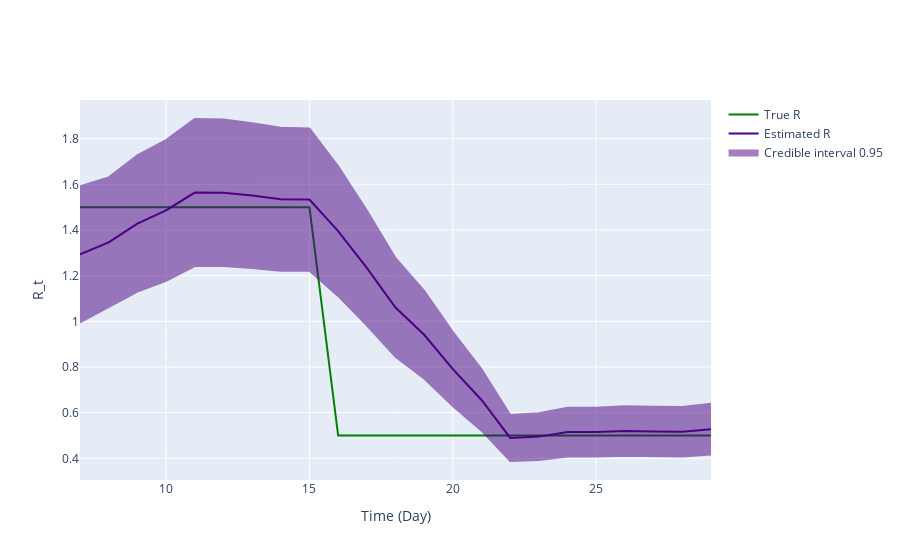

Source (notebook cell):
### Code cell
fig = ReproductionNumberPlot()

fig.add_ground_truth_rt(ground_truth)
fig.add_interval_rt(interval2)

fig.update_labels(time_label='Time (Day)', r_label='R_t')

fig.show_figure()

### Figure 1 — Plotly figure (JSON) as saved in the notebook; plotly's stock layout.template omitted (floating-point values rounded to 4 significant figures)
{"data": [{"line": {"color": "green"}, "mode": "lines", "name": "True R", "type": "scatter", "x": [7, 8, 9, 10, 11, 12, 13, 14, 15, 16, 17, 18, 19, 20, 21, 22, 23, 24, 25, 26, 27, 28, 29], "y": [1.5, 1.5, 1.5, 1.5, 1.5, 1.5, 1.5, 1.5, 1.5, 0.5, 0.5, 0.5, 0.5, 0.5, 0.5, 0.5, 0.5, 0.5, 0.5, 0.5, 0.5, 0.5, 0.5]}, {"line": {"color": "indigo"}, "mode": "lines", "name": "Estimated R", "type": "scatter", "x": [7, 8, 9, 10, 11, 12, 13, 14, 15, 16, 17, 18, 19, 20, 21, 22, 23, 24, 25, 26, 27, 28, 29], "y": [1.293, 1.346, 1.428, 1.486, 1.564, 1.563, 1.551, 1.534, 1.533, 1.395, 1.234, 1.06, 0.9411, 0.7909, 0.6555, 0.4892, 0.4951, 0.515, 0.5149, 0.5199, 0.5176, 0.5162, 0.5278]}, {"fill": "toself", "fillcolor": "indigo", "line": {"color": "indigo"}, "mode": "lines", "name": "Credible interval 0.95", "opacity": 0.5, "type": "scatter", "x": [7, 8, 9, 10, 11, 12, 13, 14, 15, 16, 17, 18, 19, 20, 21, 22, 23, 24, 25, 26, 27, 28, 29, 29, 28, 27, 26, 25, 24, 23, 22, 21, 20, 19, 18, 17, 16, 15, 14, 13, 12, 11, 10, 9, 8, 7], "y": [1.591, 1.63, 1.726, 1.794, 1.886, 1.884, 1.868, 1.847, 1.845, 1.679, 1.485, 1.276, 1.133, 0.9524, 0.7897, 0.59, 0.5974, 0.6216, 0.6218, 0.6282, 0.6259, 0.6246, 0.6388, 0.4168, 0.4078, 0.4093, 0.4115, 0.4079, 0.4084, 0.3928, 0.3884, 0.5213, 0.6294, 0.7494, 0.8444, 0.9828, 1.111, 1.221, 1.221, 1.233, 1.242, 1.242, 1.178, 1.13, 1.061, 0.9951]}], "layout": {"hovermode": "x unified", "xaxis": {"title": {"text": "Time (Day)"}}, "yaxis": {"title": {"text": "R_t"}}}}
